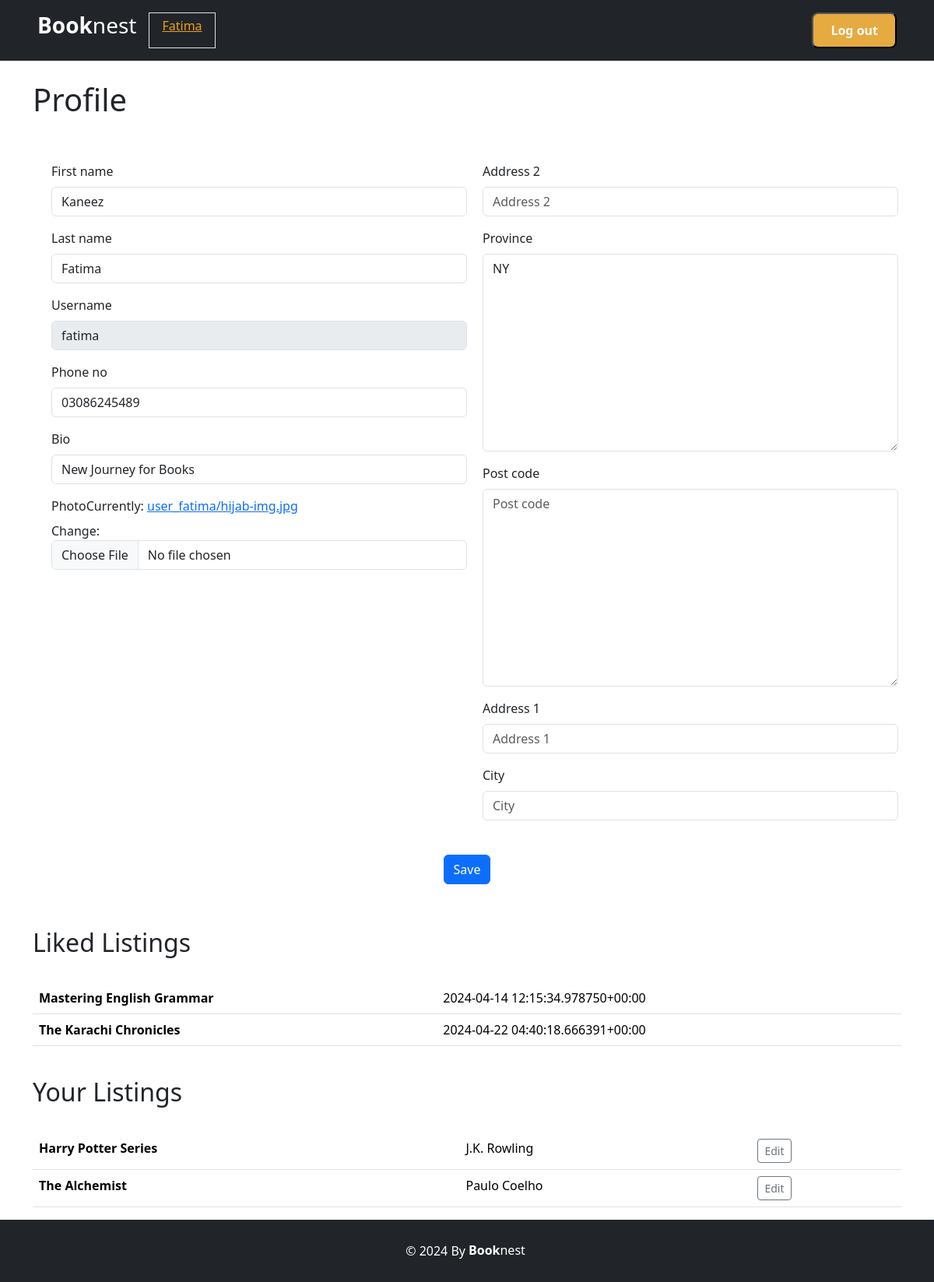
/profile/ (signed in), run on the app's committed database.
### users/models.py (models this page shows, shortened)
class Profile(models.Model):
    user = models.OneToOneField(User, on_delete=models.CASCADE)
    photo = models.ImageField(upload_to=user_directory_path, null=True)
    bio = models.CharField(max_length=140, blank=True)
    phone_no = models.CharField(max_length=13, blank=True)
    location = models.OneToOneField(Location, on_delete=models.CASCADE, null=True)

### main/models.py (models this page shows, shortened)
class LikedListing(models.Model):
    profile = models.ForeignKey(Profile, on_delete=models.CASCADE)
    listing = models.ForeignKey(Listing, on_delete=models.CASCADE)
    like_date = models.DateTimeField(auto_now_add=True)

class Listing(models.Model):
    id = models.UUIDField(primary_key=True, default=uuid.uuid4, unique=True, editable=False)
    created_at = models.DateTimeField(auto_now_add=True)
    updated_at = models.DateTimeField(auto_now_add=True)
    title = models.CharField(max_length=150, null=False, default=None)
    author = models.CharField(max_length=100, null=False, default=None)
    seller = models.ForeignKey(Profile, on_delete=models.CASCADE)
    cateogory = models.CharField(max_length=50, choices=BOOK_CATEGORIES, default=None)
    price = models.IntegerField(default=0)
    description = models.TextField()
    condition = models.CharField(max_length=24, choices=BOOK_CONDITION, default=None)
    location = models.OneToOneField(Location, on_delete=models.SET_NULL, null=True)
    image = models.ImageField(upload_to=user_listing_path)

### users/views.py (the view, shortened to what this page needs)
# urls.py: path('profile/', ProfileView.as_view(), name='profile')
@method_decorator (login_required, name='dispatch')
class ProfileView(View):
    def get(self, request):
        user_listings = Listing.objects.filter(seller=request.user.profile)
        user_liked_listings = LikedListing.objects.filter(profile=request.user.profile).all()
        user_form = UserForm(instance=request.user)
        profile_form = ProfileForm(instance=request.user.profile)
        location_form = LocationForm(instance=request.user.profile.location)
        return render(request, 'views/profile.html', {'user_form': user_form,
                                                      'profile_form': profile_form,
                                                        'location_form': location_form,
                                                        'user_listings': user_listings,
                                                        'user_liked_listings': user_liked_listings,})

### users/forms.py
class UserForm(forms.ModelForm):
    username = forms.CharField(disabled=True)
    class Meta:
        model = User
        fields = {'username', 'first_name', 'last_name'}

class ProfileForm(forms.ModelForm):
    class Meta:
        model = Profile
        fields = {'photo', 'phone_no', 'bio'}

### users/templates/views/profile.html (shortened to what this page needs)
{% extends "base/base.html" %} {% load django_bootstrap5 %} {% bootstrap_css %}
{% bootstrap_javascript %} {% bootstrap_messages %} {% block "body" %}
<main>
  <div class="container">
    <h1 class="py-4">Profile</h1>
    <div>
      <form
        action=""
        method="post"
        enctype="multipart/form-data"
        class="d-flex flex-column flex-gap-2 p-4"
      >
        <div class="d-flex flex-gap-2">
          <div class="col-6">
            {% bootstrap_form user_form %}
            {% bootstrap_form profile_form %}
          </div>
          <div class="col-6">{% bootstrap_form location_form %}</div>
        </div>
        <div class="100-vh d-flex justify-content-center">
          <a href="{% url 'home' %}" class="p-2"
            >{% bootstrap_button button_type="submit" content="Save" %}</a
          >
        </div>
      </form>
    </div>
    <div>
      <h2 class="py-4">Liked Listings</h2>
      <table class="table">
        <tbody>
          {% for like_listing in user_liked_listings %}
          <tr>
            <th scope="row">{{ like_listing.listing.title | capfirst }}</th>
            <td>{{ like_listing.like_date | capfirst }}</td>
          </tr>
          {% endfor %}
        </tbody>
      </table>
    </div>
    <div>
      <h2 class="py-4">Your Listings</h2>
      <table class="table">
        <tbody>
          {% for user_listing in user_listings %}
          <tr>
            <th scope="row">{{ user_listing.title | capfirst }}</th>
            <td>{{ user_listing.author | capfirst }}</td>
            <td><a href="{% url "edit" user_listing.id %}" type="button" class="btn btn-sm btn-outline-secondary">Edit</a></td>
          </tr>
          {% endfor %}
        </tbody>
      </table>
    </div>
  </div>
</main>
{% endblock %}

### main/templates/base/base.html (shortened to what this page needs)
{% load static %}
<!DOCTYPE html>
<html lang="en">
<head>
    <link rel="stylesheet" href="{% static 'css/bootstrap.min.css' %}">
    <link rel="stylesheet" href="{% static "css/style.css" %}">
</head>
<body>
  {% block "header" %}
  <header>
    <div class="nav justify-content-sm-between bg-dark text-light px-5 py-3">
      <div class="d-flex">
        <a href="{% url 'home' %}" class="text-white"><h3 class="float-md-start mb-0 fw-bold">Book<span class='fw-light'>nest</span></h3></a>
      {% if request.user.is_authenticated %}
      <a class="border mx-3 px-3 py-1 text-orange text-center" href="{% url "profile" %}">{{ request.user|title }}</a>
      {% endif %}
      </div>
      {% if request.user.is_authenticated %}
      <button class="bg-orange rounded-3">
        <a class="nav-link fw-bold text-light active py-2 px-3" aria-current="page" href="{% url "logout" %}">Log out</a>
      </button>
      {% endif %}
    </div>
  </header>
  {% endblock %}
  {% block "body" %}
{% endblock %}
{% block "footer" %}
  <footer class='d-flex text-center justify-content-center align-items-center footer mt-auto bg-dark text-white'>
    <p class='m-0'>&copy; {% now "Y" %} By </p>
    <h6 class='fw-bold px-1 m-0'> Book<span class='fw-normal'>nest</span></h6>
  </footer>
{% endblock %}
</body>
</html>

### main/static/css/style.css (style rules this page uses)
.flex-gap-2 { gap: 20px; }
footer, header { height: 10vh; }
.bg-orange { background-color: rgb(229, 171, 65); }
.text-orange { color: rgb(235, 161, 22); }

### data on the page
Profile: phone_no "03086245489", bio "New Journey for Books"
LikedListing: listing "Mastering English Grammar", like_date "2024-04-14 12:15:34.978750+00:00"
LikedListing: listing "The Karachi Chronicles", like_date "2024-04-22 04:40:18.666391+00:00"
Listing: title "Harry Potter Series", author "J.K. Rowling"
Listing: title "The Alchemist", author "Paulo Coelho"

### other printed values
{{ request.user|title }} "Fatima"
